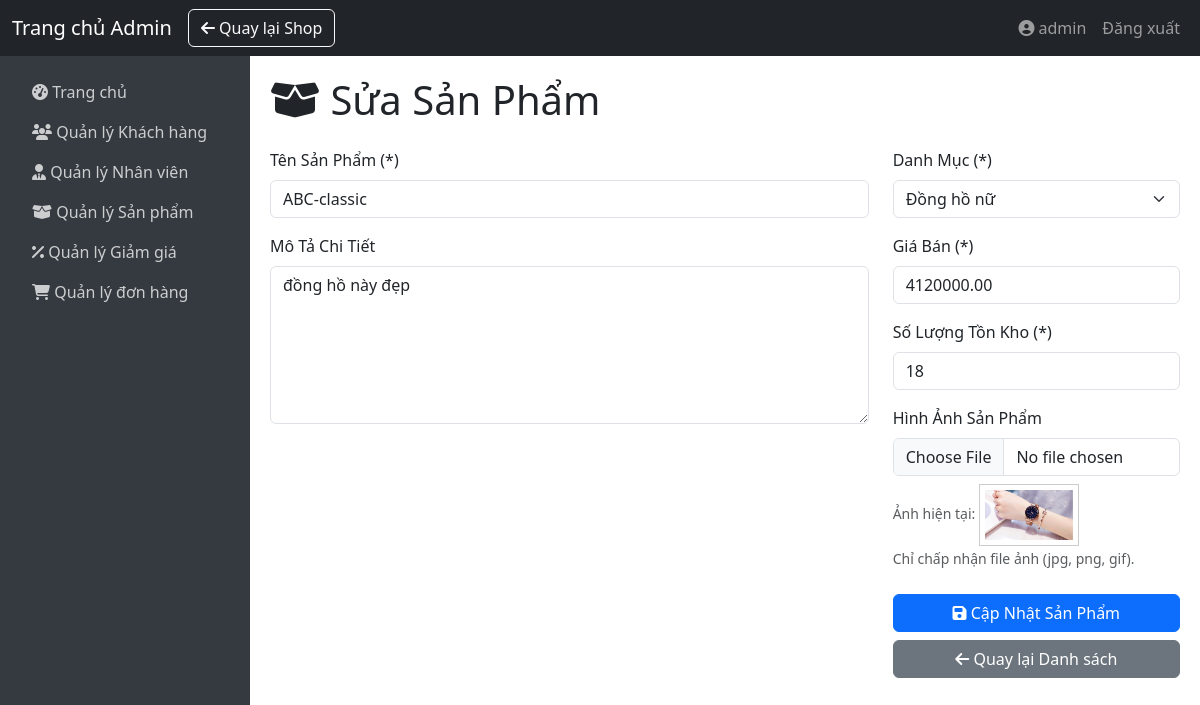
/index.php?action=admin/editProduct&id=30 (signed in), run on the app's committed database.
### tables this page shows
CREATE TABLE `products` (
  `id` int(11) NOT NULL,
  `name` varchar(255) NOT NULL,
  `description` text DEFAULT NULL,
  `image` varchar(255) DEFAULT NULL,
  `price` decimal(10,2) DEFAULT 0.00,
  `stock` int(11) NOT NULL,
  `category_id` int(11) NOT NULL,
  `created_at` timestamp NOT NULL DEFAULT current_timestamp(),
  `updated_at` timestamp NOT NULL DEFAULT current_timestamp() ON UPDATE current_timestamp()
);

CREATE TABLE `categories` (
  `id` int(11) NOT NULL,
  `name` varchar(255) NOT NULL,
  `description` text DEFAULT NULL,
  `created_at` timestamp NOT NULL DEFAULT current_timestamp(),
  `updated_at` timestamp NOT NULL DEFAULT current_timestamp() ON UPDATE current_timestamp()
);

### controller/admin/ProductAdminController.php (called while the page is built, shortened)
<?php
class ProductAdminController {
    private $productModel;
    private $categoryModel;
    public function __construct($productModel, $categoryModel, $userModel = null) {
        $this->productModel = $productModel;
        $this->categoryModel = $categoryModel;
    }
    public function editProduct(): void {
        $id = (int)($_GET['id'] ?? 0);
        $product = $this->productModel->getProductById($id);
        $categories = $this->categoryModel->getAllCategories();
        $actionUrl = 'admin/updateProduct';
        include __DIR__ . "/../../view/admin/productForm.php";
    }
}

### model/Product.php (called while the page is built, shortened)
<?php
class Product {
    private $pdo;
    public function __construct($pdo) {
        $this->pdo = $pdo;
    }
    public function getProductById(int $id): ?array {
        $stmt = $this->pdo->prepare("SELECT * FROM products WHERE id = :id");
        $stmt->execute(['id' => $id]);
        $product = $stmt->fetch(PDO::FETCH_ASSOC);
        return $product ?: null;
    }
}

### model/Category.php (called while the page is built, shortened)
<?php
class Category {
    private $pdo;
    public function __construct($pdo) {
        $this->pdo = $pdo;
    }
    public function getAllCategories(): array {
        $stmt = $this->pdo->prepare("SELECT * FROM categories");
        $stmt->execute();
        return $stmt->fetchAll(PDO::FETCH_ASSOC);
    }
}

### view/admin/productForm.php (the view, shortened to what this page needs)
<?php
include __DIR__ . "/components/header.php";
include __DIR__ . "/components/navbar.php";
include __DIR__ . "/components/sidebar.php";
$isEdit = $product !== null;
function getProductValue($product, $key, $default = '') {
    return htmlspecialchars($product[$key] ?? $default);
}
?>
<div class="main-content">
    <h1 class="mb-4 text-dark">
        <i class="fa-solid fa-box-open"></i>
        <?php echo $isEdit ? "Sửa Sản Phẩm" : "Thêm Sản Phẩm"; ?>
    </h1>
    <form action="index.php?action=<?php echo $actionUrl; ?>" method="POST" enctype="multipart/form-data">
        <div class="row">
            <div class="col-md-8">
                <div class="mb-3">
                    <label for="name" class="form-label">Tên Sản Phẩm (*)</label>
                    <input type="text" class="form-control" id="name" name="name" required
                            value="<?php echo getProductValue($product, 'name'); ?>">
                </div>
                <div class="mb-3">
                    <label for="description" class="form-label">Mô Tả Chi Tiết</label>
                    <textarea class="form-control" id="description" name="description" rows="6"><?php echo getProductValue($product, 'description'); ?></textarea>
                </div>
            </div>
            <div class="col-md-4">
                <div class="mb-3">
                    <label for="category_id" class="form-label">Danh Mục (*)</label>
                    <select class="form-select" id="category_id" name="category_id" required>
                        <?php
                        $selectedCategoryId = $isEdit ? $product['category_id'] : null;
                        foreach ($categories as $category): ?>
                            <option value="<?php echo htmlspecialchars($category['id']); ?>"
                                <?php echo ($selectedCategoryId == $category['id']) ? 'selected' : ''; ?>>
                                <?php echo htmlspecialchars($category['name']); ?>
                            </option>
                        <?php endforeach; ?>
                    </select>
                </div>
                <div class="mb-3">
                    <label for="price" class="form-label">Giá Bán (*)</label>
                    <input type="number" class="form-control" id="price" name="price" required min="0" step="1000"
                            value="<?php echo getProductValue($product, 'price', 0); ?>">
                </div>
                <div class="mb-3">
                    <label for="stock" class="form-label">Số Lượng Tồn Kho (*)</label>
                    <input type="number" class="form-control" id="stock" name="stock" required min="0"
                            value="<?php echo getProductValue($product, 'stock', 0); ?>">
                </div>
                <div class="mb-3">
                    <label for="image" class="form-label">Hình Ảnh Sản Phẩm</label>
                    <input type="file" class="form-control" id="image" name="image_file"
                         accept="image/*"> <?php if ($isEdit && $product['image']): ?>
                        <small class="form-text text-muted d-block mt-2">
                            Ảnh hiện tại:
                            <img src="<?php echo getProductValue($product, 'image'); ?>" alt="Ảnh sản phẩm" style="width: 100px; height: auto; border: 1px solid #ccc; padding: 5px;">
                        </small>
                    <?php endif; ?>
                    <small class="form-text text-muted">Chỉ chấp nhận file ảnh (jpg, png, gif).</small>
                </div>
                <div class="d-grid gap-2 mt-4">
                    <button type="submit" class="btn btn-primary">
                        <i class="fa-solid fa-save"></i> <?php echo $isEdit ? "Cập Nhật Sản Phẩm" : "Thêm Sản Phẩm"; ?>
                    </button>
                    <a href="index.php?action=admin/products" class="btn btn-secondary">
                        <i class="fa-solid fa-arrow-left"></i> Quay lại Danh sách
                    </a>
                </div>
            </div>
        </div>
    </form>
</div>

### view/admin/components/header.php (style rules this page uses)
body { min-height: 100vh; display: flex; flex-direction: column; }
.main-content { flex: 1; padding: 20px; }

### data on the page
products: name "ABC-classic", description "đồng hồ này đẹp", category_id "Đồng hồ nữ", price "4120000.00", stock "18", image (picture)

### other printed values
$_SESSION['user']['username'] "admin"
